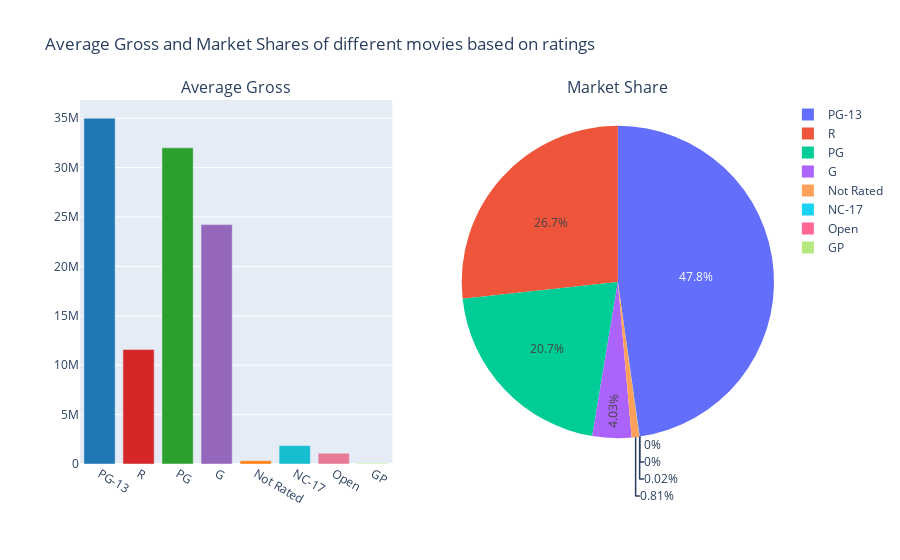

Notebook cell for this chart:
### Code cell
c = dict(zip(TopGrossingRatings["MPAA RATINGS"].unique(), px.colors.qualitative.G10))
fig =  make_subplots(1, 2,  specs=[[{"type": "xy"},{"type": "domain"}]],subplot_titles=['Average Gross', 'Market Share'])
fig.add_trace(
go.Bar(x = TopGrossingRatings['MPAA RATINGS'], y = TopGrossingRatings['AVERAGE GROSS'], showlegend = False, marker=dict(color=['#1f77b4','#d62728','#2ca02c','#9467bd','#ff7f0e','#17becf','#e97a96','#b1ff65','#ff63e9','#FFCD9B'])),1,1
)
fig.add_trace(
go.Pie(labels=TopGrossingRatings['MPAA RATINGS'], values=TopGrossingRatings['MARKET SHARE']),1,2
)
fig.update_layout(title_text="Average Gross and Market Shares of different movies based on ratings")
fig.show()

### Figure 1 — Plotly figure (JSON) as saved in the notebook; plotly's stock layout.template omitted (floating-point values rounded to 4 significant figures)
{"data": [{"marker": {"color": ["#1f77b4", "#d62728", "#2ca02c", "#9467bd", "#ff7f0e", "#17becf", "#e97a96", "#b1ff65", "#ff63e9", "#FFCD9B"]}, "showlegend": false, "type": "bar", "x": ["PG-13", "R", "PG", "G", "Not Rated", "NC-17", "Open", "GP"], "xaxis": "x", "y": [35006102, 11587074, 32002813, 24233520, 329615, 1868756, 1097937, 78945], "yaxis": "y"}, {"domain": {"x": [0.55, 1], "y": [0, 1]}, "labels": ["PG-13", "R", "PG", "G", "Not Rated", "NC-17", "Open", "GP"], "type": "pie", "values": [47.75, 26.71, 20.66, 4.03, 0.81, 0.02, 0, 0]}], "layout": {"annotations": [{"font": {"size": 16}, "showarrow": false, "text": "Average Gross", "x": 0.225, "xanchor": "center", "xref": "paper", "y": 1, "yanchor": "bottom", "yref": "paper"}, {"font": {"size": 16}, "showarrow": false, "text": "Market Share", "x": 0.775, "xanchor": "center", "xref": "paper", "y": 1, "yanchor": "bottom", "yref": "paper"}], "title": {"text": "Average Gross and Market Shares of different movies based on ratings"}, "xaxis": {"anchor": "y", "domain": [0, 0.45]}, "yaxis": {"anchor": "x", "domain": [0, 1]}}}
